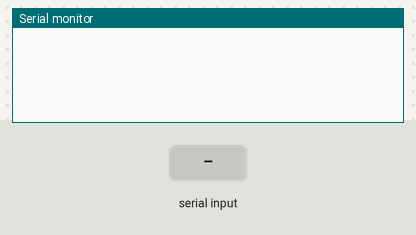
The sketch below on a simulated Arduino Uno, built with avr-gcc and run on an emulated ATmega328P. On the bench: the last lines printed to the serial monitor. Inputs (shaded band) come from the test bench.

Above: at 1.2 s.
1.3 s: "1" received over Serial
At 1.8 s:
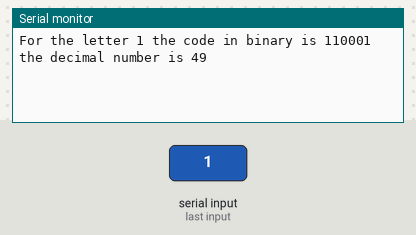
2.8 s: "0" received over Serial
At 4.0 s:
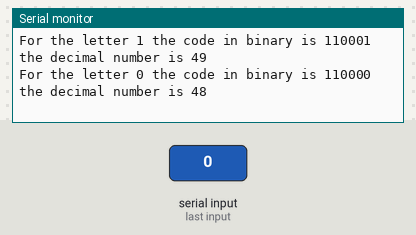
4.3 s: "2" received over Serial
At 5.3 s:
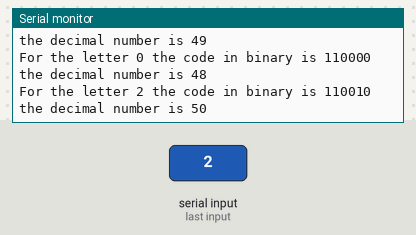

Measured:
- after the input at 1.3 s, the serial monitor: prints a new line at once (image 1)
- after the input at 2.8 s, the serial monitor: prints a new line at once (image 2)
- after the input at 4.3 s, the serial monitor: prints a new line at once (image 3)

The sketch:

listing5-2Rev1.ino
```cpp
int keys;
int ASCII;

void setup () {
  Serial.begin (9600);
}

void loop () {
  if (Serial.available () > 0) {
    keys = Serial.read ();
    if (keys != 10) { //ignores enter key
      Serial.println(); //skips a space
      Serial.print ("For the letter ");
      Serial.print (keys, ASCII); //prints the letter
      Serial.print (" the code in binary is ");
      Serial.println (keys, BIN); //prints the binary number
      Serial.print ("the decimal number is ");
      Serial.println (keys, DEC); //prints the decimal number
      //you may wish to add code to print the hex number in this area:
    }
  }
}
```
